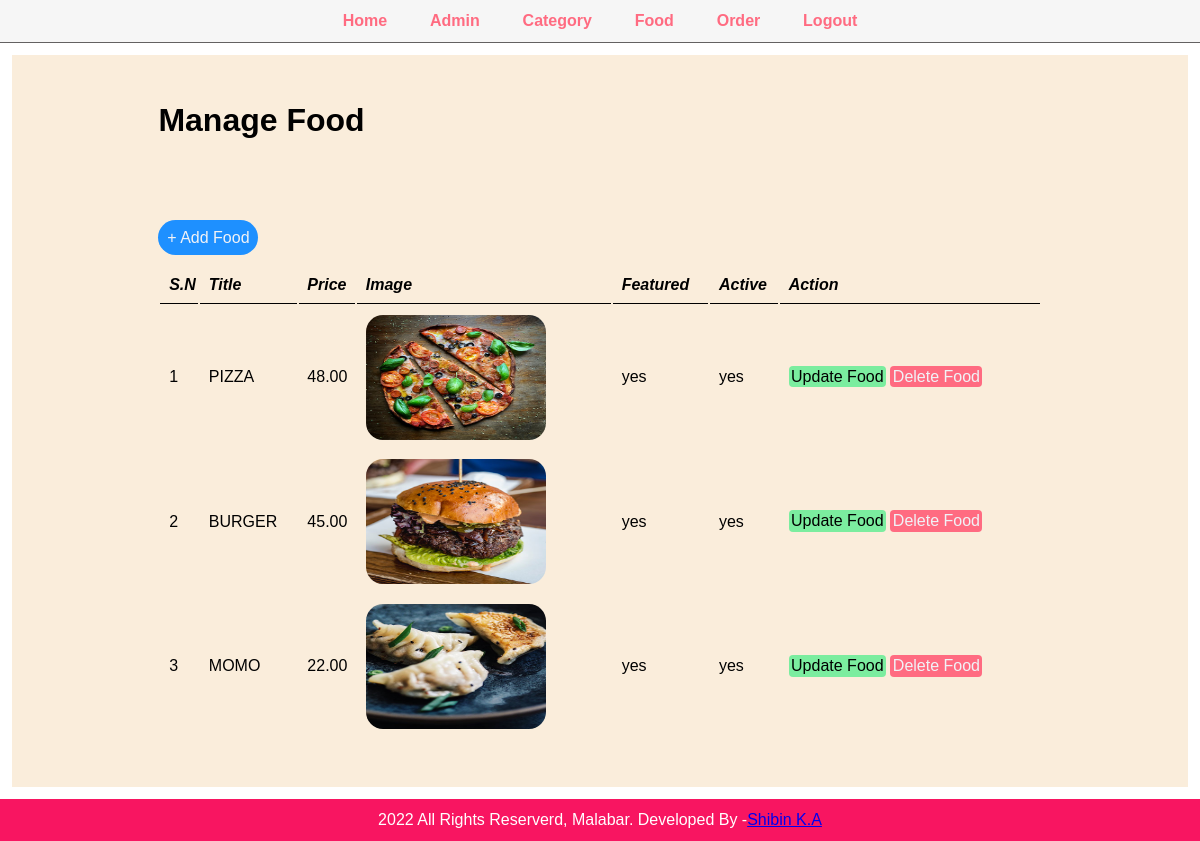
The app's page /admin/manage-food.php (signed in) with its own data.
### tables this page shows
CREATE TABLE `dbl_food` (
  `id` int(10) UNSIGNED NOT NULL,
  `title` varchar(100) NOT NULL,
  `description` text NOT NULL,
  `price` decimal(10,2) NOT NULL,
  `image_name` varchar(255) NOT NULL,
  `category_id` int(11) UNSIGNED NOT NULL,
  `featured` varchar(10) NOT NULL,
  `active` varchar(10) NOT NULL
);

### admin/manage-food.php (the view, shortened to what this page needs)
<?php include('partials/nav.php')?>
<div class="main-content">
    <div class="wrapper">
    <h1>Manage Food</h1><br><br>
        <br><br><br>
<a href="<?php echo SITEURL;?>admin/add-food.php" class="btn-primary">+ Add Food</a>
<br><br>
<table class="tbl-full">
    <tr>
        <th>S.N</th>
        <th>Title</th>
        <th>Price</th>
        <th>Image</th>
        <th>Featured</th>
        <th>Active</th>
        <th>Action</th>
    </tr>
<?php
    $sql = "SELECT * FROM dbl_food";
    $res = mysqli_query($conn,$sql);
    $count = mysqli_num_rows($res);
    $i=1;
    if($count>0)
    {
        while($row=mysqli_fetch_assoc($res))
        {
            $id = $row['id'];
            $title = $row['title'];
            $price = $row['price'];
            $image_name = $row['image_name'];
            $featured = $row['featured'];
            $active = $row['active'];
            ?>
                <tr>
                    <td><?php echo $i++;?></td>
                    <td><?php echo $title;?></td>
                    <td><?php echo $price;?></td>
                    <?php
                        if($image_name!=""){
                            ?>
                            <td><img style="width: 180px; height: 125px; border-radius: 17px;" src="<?php echo SITEURL; ?>images/food/<?php echo $image_name;?>"></td>
                            <?php
                        }else{
                            echo "<td><div class='error'>Image not Added.</div></td>";
                        }
                    ?>
                    <td><?php echo $featured;?></td>
                    <td><?php echo $active;?></td>
                    <td>
                            <a href="<?php echo SITEURL; ?>admin/update-food.php?id=<?php echo $id; ?>" class="btn-secondary"> Update Food</a>
                            <a href="<?php echo SITEURL; ?>admin/delete-food.php?id=<?php echo $id; ?>&image_name=<?php echo $image_name; ?>" class="btn-danger">Delete Food</a>
                    </td>
                 </tr>
            <?php
        }
    }else{
        echo "<tr> <td colspan='7' class='error'>Food not Added Yet.</td></tr>";
    }
?>
</table>
    </div>
</div>
<?php include('partials/footer.php')?>

### css/admin.css (style rules this page uses)
* { margin: 0; padding: 0; font-family: Arial, Helvetica, sans-serif; }
.wrapper { padding: 1%; width: 80%; margin: 0 auto; }
.tbl-full { width: 100%; }
table tr th { border-bottom: 1px solid black; padding: 1%; text-align: left; font-style: italic; }
table tr td { padding: 1%; }
.btn-primary { background-color: #1e90ff; padding: 1%; border-radius: 25px; color: #f1f2f6; text-decoration: none; }
.btn-secondary { background-color: #7bed9f; padding: 1%; border-radius: 4px; color: black; text-decoration: none; }
.btn-danger { background-color: #ff6b81; padding: 1%; border-radius: 4px; color: #f1f2f6; text-decoration: none; }
.main-content { margin: 1% 1%; background-color: #f1f2f6; padding: 3% 3%; background-color: rgba(250, 235, 215, 0.897); }

### records on screen
dbl_food: title "PIZZA", price "48.00", image_name (picture), featured "yes", active "yes"
dbl_food: title "BURGER", price "45.00", image_name (picture), featured "yes", active "yes"
dbl_food: title "MOMO", price "22.00", image_name (picture), featured "yes", active "yes"
